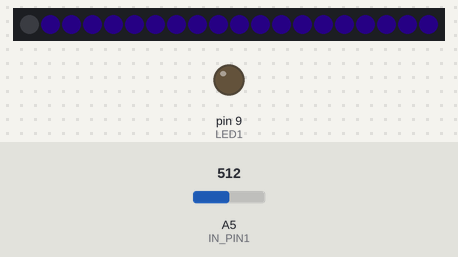
The sketch below on a simulated Arduino Uno, built with avr-gcc and run on an emulated ATmega328P. Parts: 20 RGB LEDs in strip order, left to right, output pins drawn as LEDs (lit = HIGH). The inputs (shaded band) are chosen by the test bench; at power-on: A5 (IN_PIN1) = 512. Dim RGB values are drawn brighter than linear; what the sketch prints to the serial monitor is not drawn.

Above: at 3.3 s.
3.4 s: A5 (IN_PIN1) set to 536
At 5.4 s:
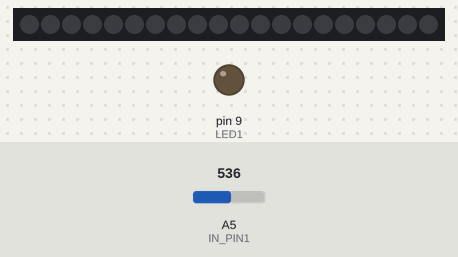
5.8 s: A5 (IN_PIN1) set to 569
7.3 s: A5 (IN_PIN1) set to 716
At 7.78 s:
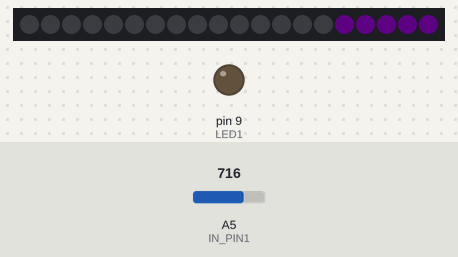
At 8.39 s:
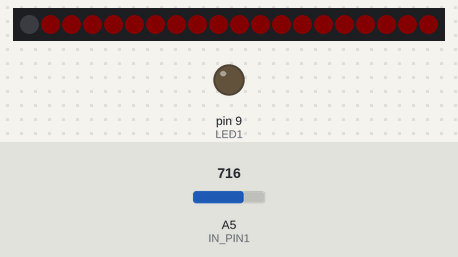
Timing chart, 0 to 10.3 s (numbered marks = the images above; inputs shaded):
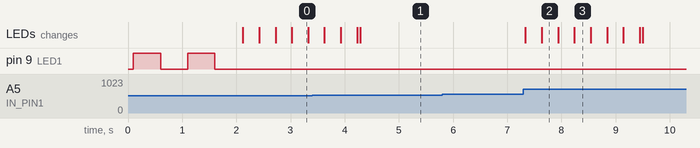

The sketch:

loudness_110060108_RGBledStrip.ino
```cpp
// (licence header left out)
/**
 *  Class TimeIne
 */
#include <avr/io.h>
#include <avr/interrupt.h>

#define RESOLUTION 65536    // Timer1 is 16 bit

#define VERSION "joint v3.0"
#define NAME    "loudness RGBledStrip"
#define SKU     "110060108"

class TimerOne
{
  public:

    // properties
    unsigned int pwmPeriod;
    unsigned char clockSelectBits;
	  char oldSREG;					// To hold Status Register while ints disabled

    // methods
    void initialize(long microseconds=1000000)
    {
      TCCR1A = 0;                 // clear control register A
      TCCR1B = _BV(WGM13);        // set mode 8: phase and frequency correct pwm, stop the timer
      setPeriod(microseconds);
    }

    void start()
    {
      unsigned int tcnt1;

      TIMSK1 &= ~_BV(TOIE1);        // AR added
      GTCCR |= _BV(PSRSYNC);   		// AR added - reset prescaler (NB: shared with all 16 bit timers);

      oldSREG = SREG;				// AR - save status register
      cli();						// AR - Disable interrupts
      TCNT1 = 0;
      SREG = oldSREG;          		// AR - Restore status register
      resume();
      do {	// Nothing -- wait until timer moved on from zero - otherwise get a phantom interrupt
      oldSREG = SREG;
      cli();
      tcnt1 = TCNT1;
      SREG = oldSREG;
      } while (tcnt1==0);

    //  TIFR1 = 0xff;              		// AR - Clear interrupt flags
    //  TIMSK1 = _BV(TOIE1);              // sets the timer overflow interrupt enable bit
    }

    void stop()
    {
      TCCR1B &= ~(_BV(CS10) | _BV(CS11) | _BV(CS12));          // clears all clock selects bits
    }

    void restart()
    {
      start();
    }

	  void resume()
    {
      TCCR1B |= clockSelectBits;
    }

	  unsigned long read()        //returns the value of the timer in microseconds
    {                           //rember! phase and freq correct mode counts up to then down again
      unsigned long tmp;				// AR amended to hold more than 65536 (could be nearly double this)
      unsigned int tcnt1;				// AR added

      oldSREG= SREG;
        cli();
        tmp=TCNT1;
      SREG = oldSREG;

      char scale=0;
      switch (clockSelectBits)
      {
      case 1:// no prescalse
        scale=0;
        break;
      case 2:// x8 prescale
        scale=3;
        break;
      case 3:// x64
        scale=6;
        break;
      case 4:// x256
        scale=8;
        break;
      case 5:// x1024
        scale=10;
        break;
      }

      do {	// Nothing -- max delay here is ~1023 cycles.  AR modified
        oldSREG = SREG;
        cli();
        tcnt1 = TCNT1;
        SREG = oldSREG;
      } while (tcnt1==tmp); //if the timer has not ticked yet

      //if we are counting down add the top value to how far we have counted down
      tmp = (  (tcnt1>tmp) ? (tmp) : (long)(ICR1-tcnt1)+(long)ICR1  );		// AR amended to add casts and reuse previous TCNT1
      return ((tmp*1000L)/(F_CPU /1000L))<<scale;
    }

    void pwm(char pin, int duty, long microseconds=-1)
    {
      if(microseconds > 0) setPeriod(microseconds);
      if(pin == 1 || pin == 9) {
        DDRB |= _BV(PORTB1);                                   // sets data direction register for pwm output pin
        TCCR1A |= _BV(COM1A1);                                 // activates the output pin
      }
      else if(pin == 2 || pin == 10) {
        DDRB |= _BV(PORTB2);
        TCCR1A |= _BV(COM1B1);
      }
      setPwmDuty(pin, duty);
      resume();			// Lex - make sure the clock is running.  We don't want to restart the count, in case we are starting the second WGM
                    // and the first one is in the middle of a cycle
    }

    void disablePwm(char pin)
    {
      if(pin == 1 || pin == 9)       TCCR1A &= ~_BV(COM1A1);   // clear the bit that enables pwm on PB1
      else if(pin == 2 || pin == 10) TCCR1A &= ~_BV(COM1B1);   // clear the bit that enables pwm on PB2
    }

    void attachInterrupt(void (*isr)(), long microseconds=-1)
    {
      if(microseconds > 0) setPeriod(microseconds);
      isrCallback = isr;                                       // register the user's callback with the real ISR
      TIMSK1 = _BV(TOIE1);                                     // sets the timer overflow interrupt enable bit
      // might be running with interrupts disabled (eg inside an ISR), so don't touch the global state
      //  sei();
      resume();
    }

    void detachInterrupt()
    {
      TIMSK1 &= ~_BV(TOIE1);  // clears the timer overflow interrupt enable bit
															// timer continues to count without calling the isr
    }

    void setPeriod(long microseconds)
    {
      long cycles = (F_CPU / 2000000) * microseconds;                                // the counter runs backwards after TOP, interrupt is at BOTTOM so divide microseconds by 2
      if(cycles < RESOLUTION)              clockSelectBits = _BV(CS10);              // no prescale, full xtal
      else if((cycles >>= 3) < RESOLUTION) clockSelectBits = _BV(CS11);              // prescale by /8
      else if((cycles >>= 3) < RESOLUTION) clockSelectBits = _BV(CS11) | _BV(CS10);  // prescale by /64
      else if((cycles >>= 2) < RESOLUTION) clockSelectBits = _BV(CS12);              // prescale by /256
      else if((cycles >>= 2) < RESOLUTION) clockSelectBits = _BV(CS12) | _BV(CS10);  // prescale by /1024
      else        cycles = RESOLUTION - 1, clockSelectBits = _BV(CS12) | _BV(CS10);  // request was out of bounds, set as maximum

      oldSREG = SREG;
      cli();							// Disable interrupts for 16 bit register access
      ICR1 = pwmPeriod = cycles;                                          // ICR1 is TOP in p & f correct pwm mode
      SREG = oldSREG;

      TCCR1B &= ~(_BV(CS10) | _BV(CS11) | _BV(CS12));
      TCCR1B |= clockSelectBits;
    }

    void setPwmDuty(char pin, int duty)
    {
      unsigned long dutyCycle = pwmPeriod;

      dutyCycle *= duty;
      dutyCycle >>= 10;

      oldSREG = SREG;
      cli();
      if(pin == 1 || pin == 9)       OCR1A = dutyCycle;
      else if(pin == 2 || pin == 10) OCR1B = dutyCycle;
      SREG = oldSREG;
    }

    void (*isrCallback)();
};

TimerOne Timer1;              // preinstatiate

ISR(TIMER1_OVF_vect)          // interrupt service routine that wraps a user defined function supplied by attachInterrupt
{
  Timer1.isrCallback();
}

/*************** End of TimeOne ***************************/

/**
 * WatchDog class
 */
#include <avr/wdt.h>

class WatchDog
{
  public:
    //initial watchdog timeout
    WatchDog(long timeout = 2000){
      _timeout = timeout;
    }

    //method
    void watchdogSetup(void){
      cli();
      wdt_reset();
      MCUSR &= ~(1<<WDRF);
      WDTCSR = (1<<WDCE) | (1<<WDE);
      WDTCSR = (1<<WDIE) | (0<<WDP3) | (1<<WDP2) | (1<<WDP1) | (0<<WDP0);
      sei();
    }

    void doggieTickle(void){
      ResetTime = millis();
    }

    //reset
    void(* resetFunc) (void) = 0;

    //parameters
    unsigned long ResetTime;
    volatile bool  Flg_Power;
    long _timeout;

};

WatchDog WTD;

ISR(WDT_vect)
{
  if(millis() - WTD.ResetTime > WTD._timeout)
  {
    WTD.doggieTickle();
    WTD.resetFunc();
  }
}
/******************* End of WatchDog ********************/

#include <Wire.h>
#include "Adafruit_NeoPixel.h"

#define DEBUG 0   //enable debug

//hardware IO definition
#define BUTTON         2
#define LIGHT_SENSOR   A0
#define PWR_HOLD       A1
#define KEY            2
#define LED1           9
#define LED2           13
#define OUT_PIN1       5   //normal output pin
#define OUT_PIN2       6
#define IN_PIN1        A5  //normal input pin
#define IN_PIN2        A4

#define THRESHOLD 30
#define CNT 5
#define NUMPIXELS      20
#define LIGHT_PIN      5

Adafruit_NeoPixel pixels = Adafruit_NeoPixel(NUMPIXELS, LIGHT_PIN, NEO_GRB + NEO_KHZ800);

int sound_pin = IN_PIN1;
volatile int sound_value = 0;
volatile int last_value = 0;

void action_rgbled_on()
{
        //set different color data ,so that each time it display different color
  int i = 0;
  int j = 0;
  uint32_t time = millis();
        uint8_t phase = (time >> 4) ;
  float h = phase / 256.0;
  float s = 1.0;
  float v = 1.0;

  int i_ = floor(h * 6);
  float f = h * 6 - i_;
  float p = v * (1 - s);
  float q = v * (1 - f * s);
  float t = v * (1 - (1 - f) * s);
  float r = 0, g = 0, b = 0;

  switch(i_ % 6)
        {
    case 0: r = v; g = t; b = p; break;
    case 1: r = q; g = v; b = p; break;
    case 2: r = p; g = v; b = t; break;
    case 3: r = p; g = q; b = v; break;
    case 4: r = t; g = p; b = v; break;
    case 5: r = v; g = p; b = q; break;
  }

  uint8_t  rgb_color[3] ;
  rgb_color[0] = r * 255;
  rgb_color[1] = g * 255;
  rgb_color[2] = b * 255;

  rgb_color[0] = rgb_color[0] >>LIGHT_PIN;
  rgb_color[1] = rgb_color[1] >>LIGHT_PIN;
  rgb_color[2] = rgb_color[2] >>LIGHT_PIN;

  for(int move_num = 0; move_num<NUMPIXELS+1; move_num++)     //"NUMPIXELS+1"    do not forget  +1
  {
    for(j = 0; j < move_num; j++)
    {
      pixels.setPixelColor(j, pixels.Color(0,0,0)); // Moderately bright green color.
      pixels.show(); // This sends the updated pixel color to the hardware.
    }
    for(i = move_num; i<NUMPIXELS; i++)
    {
      pixels.setPixelColor(i, pixels.Color(rgb_color[0],rgb_color[1],rgb_color[2])); // Moderately bright green color.
      pixels.show(); // This sends the updated pixel color to the hardware.
     }
    delay(1);
  }
}

void action_rgbled_off ()
{
  for(int i=0;i<NUMPIXELS;i++)
  {
    // Moderately bright green color.
    pixels.setPixelColor(i, pixels.Color(0,0,0));
    // This sends the updated pixel color to the hardware.
    pixels.show();
  }
}

void setup()
{
  Serial.begin(9600);
  Serial.print("Name: ");
  Serial.println(NAME);
  Serial.print("SKU: ");
  Serial.println(SKU);
  Serial.print("Version: ");
  Serial.println(VERSION);
  delay(100);

  //initial WatchDog
  WTD.watchdogSetup();
  WTD.doggieTickle();

  Serial.begin(9600);
  pinMode(sound_pin, INPUT);

  //start light
  pinMode (LED1,OUTPUT);
  for(int i=0;i<2;i++)
  {
    digitalWrite(LED1,HIGH);
    delay(500);
    digitalWrite(LED1,LOW);
    delay(500);
    WTD.doggieTickle();
  }
  pixels.begin(); // This initializes the NeoPixel library.
}

void loop()
{
  sound_value = analogRead(sound_pin);
  if(40 < (sound_value - last_value))
  {
    for(int cnt = 0; cnt < CNT; cnt++){
      WTD.doggieTickle();
      action_rgbled_on ();
      action_rgbled_off();
    }
  }
  last_value = sound_value;
  WTD.doggieTickle();
  delay(50);
}
```

Measured:
- after the input at 5.8 s, every drawn part: stays the same
- after the input at 7.3 s, the LEDs: first change at once (image 2 shows a later state)
